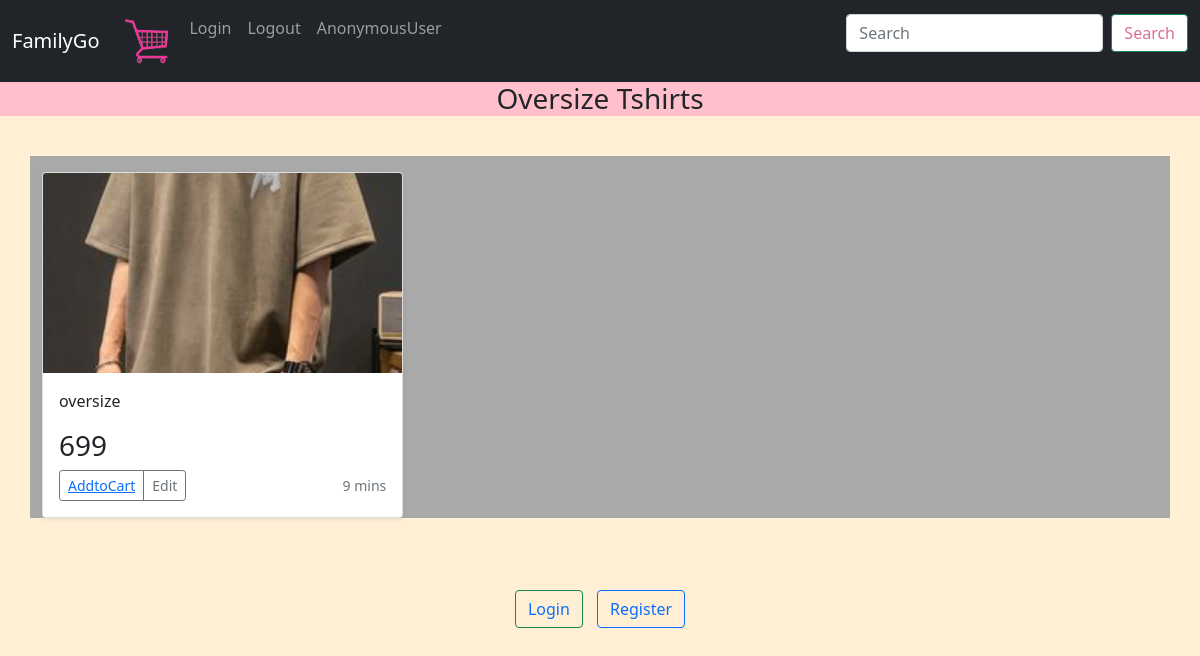
Screenshot of /oversize with the database file from the repository.
### familygo/models.py (models this page shows)
class Oversize_product(models.Model):
    p_name=models.CharField(max_length=30)
    price=models.IntegerField()
    description=models.TextField(max_length=300)
    date=models.DateField(auto_now=True)
    category=models.ForeignKey(Oversize_category,on_delete=models.CASCADE)
    image = models.ImageField(upload_to='familygo/images')
    class Meta:
        db_table="Oversize_product"

### familygo/views.py (the view)
# urls.py: path('oversize',v.oversize_view),
def oversize_view(request):
    pl=Oversize_product.objects.all()
    context={'pl':pl}
    return render(request,'oversize.html',context)

### familygo/templates/oversize.html (shortened to what this page needs)
{%include 'navbar.html'%}
{%load static%}
<div style="text-align: center;background-color: pink;">
    <h3>Oversize Tshirts</h3>
  </div>
  <body style="background-color: papayawhip;">
    <div class="container" style="background-color: darkgray;">
        <div class="row row-cols-1 row-cols-sm-2 row-cols-md-3 g-3">
          {%for i in pl%}
          <div class="col">
            <div class="card shadow-sm">
              <img src="{{ i.image.url }}" alt="{{ i.p_name }}" class="bd-placeholder-img card-img-top"
                          style="width: 100%; height: 200px; object-fit: cover;">
              <div class="card-body">
                <p class="card-text">{{i.description}}</p>
                <h3>{{i.price}}</h3>
                <div class="d-flex justify-content-between align-items-center">
                  <div class="btn-group">
                    <button type="button" class="btn btn-sm btn-outline-secondary">
                      <a href="oversizecart/{{i.p_name}}">AddtoCart</a>
                    </button>
                    <button type="button" class="btn btn-sm btn-outline-secondary">Edit</button>
                  </div>
                  <small class="text-muted">9 mins</small>
                </div>
              </div>
            </div>
          </div>
          {%endfor%}
            </div>
          </div>
  <br>
  <br>
  <br>
    <div style="text-align: center;">
      <td>
          <button class="btn btn-outline-success" type="submit">
              <a href="login" style="text-decoration: none;">Login</a>
          </button>
      </td>
      <td>
          <button class="btn btn-outline-primary" type="submit" style="margin-left: 10px;">
              <a href="register" style="text-decoration: none;">Register</a>
          </button>
      </td>
    </div>
    <br>
  </body>

### rows the page displays
Oversize_product: image (picture), description "oversize", price "699"

### other values shown
{{ user }} "AnonymousUser"
